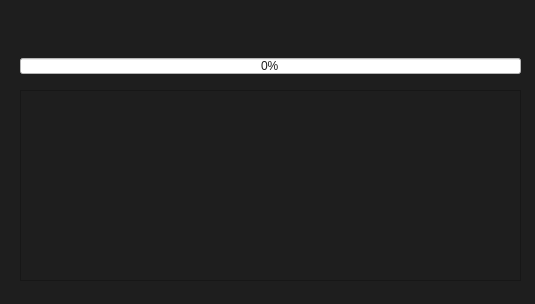
<?xml version="1.0" encoding="UTF-8"?>
<ui version="4.0">
 <class>Dialog</class>
 <widget class="QDialog" name="Dialog">
  <property name="geometry">
   <rect>
    <x>0</x>
    <y>0</y>
    <width>535</width>
    <height>304</height>
   </rect>
  </property>
  <property name="windowTitle">
   <string>Dialog</string>
  </property>
  <property name="styleSheet">
   <string notr="true">background-color:rgb(30, 30, 30)</string>
  </property>
  <widget class="QTextBrowser" name="txtBrowser">
   <property name="geometry">
    <rect>
     <x>20</x>
     <y>90</y>
     <width>501</width>
     <height>191</height>
    </rect>
   </property>
   <property name="styleSheet">
    <string notr="true">color: rgb(212, 212, 202);</string>
   </property>
  </widget>
  <widget class="QWidget" name="verticalLayoutWidget">
   <property name="geometry">
    <rect>
     <x>20</x>
     <y>10</y>
     <width>501</width>
     <height>80</height>
    </rect>
   </property>
   <layout class="QVBoxLayout" name="verticalLayout">
    <item>
     <widget class="QLabel" name="labelProgress">
      <property name="enabled">
       <bool>true</bool>
      </property>
      <property name="sizePolicy">
       <sizepolicy hsizetype="Fixed" vsizetype="Fixed">
        <horstretch>0</horstretch>
        <verstretch>0</verstretch>
       </sizepolicy>
      </property>
      <property name="minimumSize">
       <size>
        <width>104</width>
        <height>12</height>
       </size>
      </property>
      <property name="maximumSize">
       <size>
        <width>2000</width>
        <height>14</height>
       </size>
      </property>
      <property name="styleSheet">
       <string notr="true">color: rgb(212, 212, 202);</string>
      </property>
      <property name="text">
       <string/>
      </property>
     </widget>
    </item>
    <item>
     <widget class="QProgressBar" name="progressBar">
      <property name="sizePolicy">
       <sizepolicy hsizetype="Preferred" vsizetype="Preferred">
        <horstretch>0</horstretch>
        <verstretch>0</verstretch>
       </sizepolicy>
      </property>
      <property name="minimumSize">
       <size>
        <width>0</width>
        <height>16</height>
       </size>
      </property>
      <property name="maximumSize">
       <size>
        <width>16777215</width>
        <height>16</height>
       </size>
      </property>
      <property name="styleSheet">
       <string notr="true">QProgressBar
{
text-align: center;
background-color:white;
color: rgb(30,30,30);
min-height: 16px;
max-height: 16px;
}
QProgressBar::chunk 
{
background-color: rgb(140, 220, 254);
}      </string>
      </property>
      <property name="value">
       <number>0</number>
      </property>
      <property name="textVisible">
       <bool>true</bool>
      </property>
     </widget>
    </item>
   </layout>
  </widget>
 </widget>
 <resources/>
 <connections/>
</ui>
